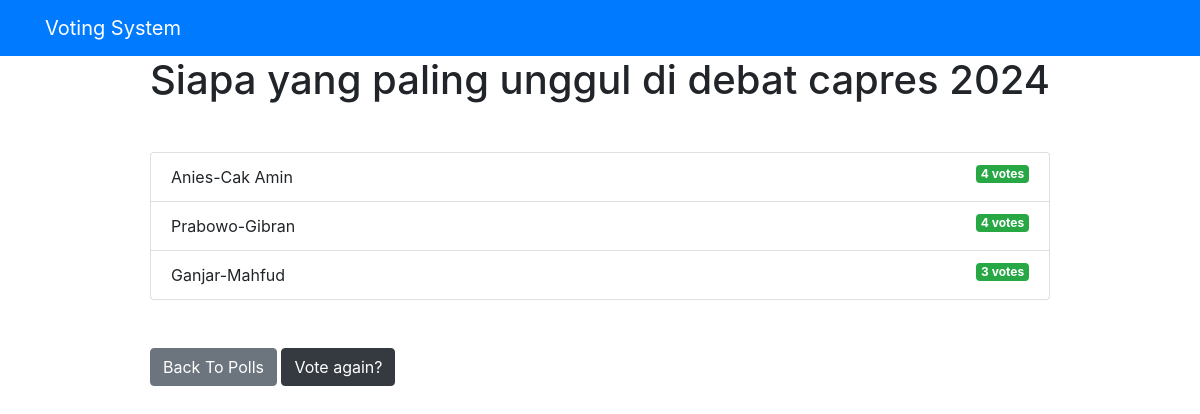
Page /polls/1/results/ on the committed database.
### votingApp/models.py (models this page shows, shortened)
class Question(models.Model):
    question_text = models.CharField(max_length = 300)
    pub_date = models.DateTimeField('date published')

class Choice(models.Model):
    question = models.ForeignKey(Question, on_delete = models.CASCADE)
    choice_text = models.CharField(max_length = 200)
    votes = models.IntegerField(default=0)

### votingApp/views.py (the view)
# urls.py: path('<int:question_id>/results/', views.results, name='results'),
def results(request, question_id):
    question = get_object_or_404(Question, pk = question_id)
    return render(request, 'polls/results.html',
                    {'question':question})

### templates/polls/results.html
{% extends 'base.html' %}
{% block content %}
<h1 class ="mb-5 text-center">{{ question.question_text }}</h1>
<ul class ="list-group mb-5">
	{% for choice in question.choice_set.all %}
	<li class ="list-group-item">
		{{ choice.choice_text }} <span class ="badge badge-success float-right">{{ choice.votes }}
			vote{{ choice.votes | pluralize }}</span>
	</li>
	{% endfor %}
</ul>
<a class ="btn btn-secondary" href ="{% url 'votingApp:index' %}">Back To Polls</a>
<a class ="btn btn-dark" href ="{% url 'votingApp:detail' question.id %}">Vote again?</a>
{% endblock %}

### templates/base.html (shortened to what this page needs)
<html lang ="en">
<head>
	<link rel ="stylesheet"
	href ="https://stackpath.bootstrapcdn.com/bootstrap/4.4.1/css/bootstrap.min.css"
>
</head>
<body>
	{% include 'partials/_navbar.html'%}
	<div class ="container">
		<div class ="row">
			<div class =".col-md-3 m-auto">
				{% block content %}{% endblock %}
			</div>
		</div>
	</div>
</body>
</html>

### templates/partials/_navbar.html
<nav class="navbar navbar-dark bg-primary mb-">
    <div class="container" >
    <a class="navbar-brand" href="/">Voting System</a>
    </div>
</nav>

### rows in the picture
Question: question_text "Siapa yang paling unggul di debat capres 2024"
Choice: choice_text "Anies-Cak Amin", votes "4", votes|pluralize "s"
Choice: choice_text "Prabowo-Gibran", votes "4", votes|pluralize "s"
Choice: choice_text "Ganjar-Mahfud", votes "3", votes|pluralize "s"
